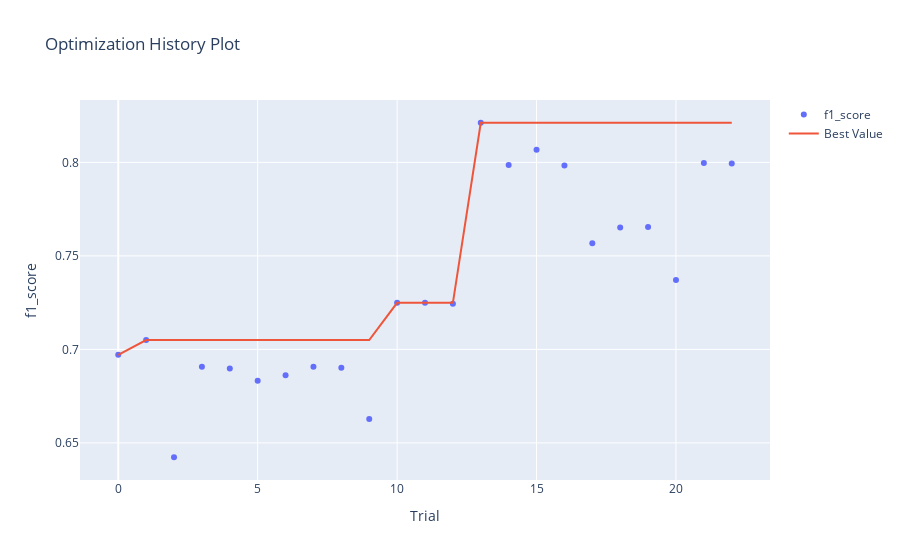

Notebook code for this chart:
### Markdown cell above
График истории оптимизации - отображает количество испытаний на оси Х и метрику на оси Y.

Следует использовать эту диаграмму, чтобы проверить, идет ли оптимизация гиперпараметров в правильном направлении или нет.

### Code cell
optuna.visualization.plot_optimization_history(study, target_name="f1_score")

### Figure 1 — Plotly figure (JSON) as saved in the notebook; plotly's stock layout.template omitted (floating-point values rounded to 4 significant figures)
{"data": [{"mode": "markers", "name": "f1_score", "type": "scatter", "x": [0, 1, 2, 3, 4, 5, 6, 7, 8, 9, 10, 11, 12, 13, 14, 15, 16, 17, 18, 19, 20, 21, 22], "y": [0.6971, 0.705, 0.6423, 0.6907, 0.6897, 0.6832, 0.6862, 0.6907, 0.6902, 0.6628, 0.7249, 0.7249, 0.7244, 0.8212, 0.7985, 0.8068, 0.7983, 0.7568, 0.7652, 0.7655, 0.7371, 0.7997, 0.7994]}, {"name": "Best Value", "type": "scatter", "x": [0, 1, 2, 3, 4, 5, 6, 7, 8, 9, 10, 11, 12, 13, 14, 15, 16, 17, 18, 19, 20, 21, 22], "y": [0.6971, 0.705, 0.705, 0.705, 0.705, 0.705, 0.705, 0.705, 0.705, 0.705, 0.7249, 0.7249, 0.7249, 0.8212, 0.8212, 0.8212, 0.8212, 0.8212, 0.8212, 0.8212, 0.8212, 0.8212, 0.8212]}], "layout": {"title": {"text": "Optimization History Plot"}, "xaxis": {"title": {"text": "Trial"}}, "yaxis": {"title": {"text": "f1_score"}}}}
